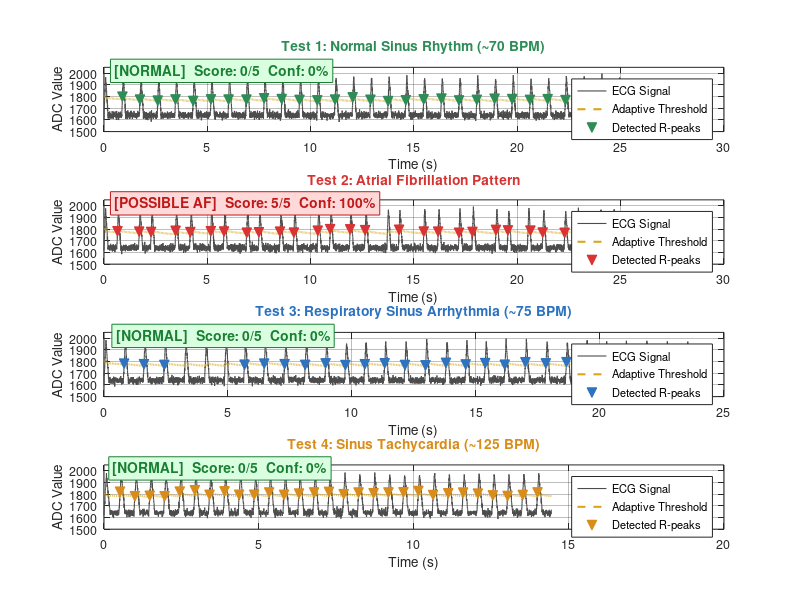

The MATLAB source for this figure: (Note: this script raises an error after producing the figure.)
%% ========================================================
%  AF Detection System v5.0 - MATLAB Simulation
%  Finger-Based ECG Atrial Fibrillation Screening Device
%
%  Simulates the complete signal processing pipeline:
%    1. ECG waveform generation (4 clinical test cases)
%    2. Adaptive threshold R-peak detection
%    3. RR interval extraction
%    4. HRV feature calculation (CV, RMSSD, pNN50)
%    5. Rule-based AF classification
%
%  Clinically-informed parameters:
%    Window : 30 beats  [Taoum et al., Physiol. Meas. 2019]
%    CV     : > 0.15    [Bus et al., J. Clin. Med. 2022]
%    RMSSD  : > 40 ms   [medRxiv oHCM cohort, n=1112, 2023]
%    pNN50  : > 43%     [medRxiv oHCM cohort, n=1112, 2023]
%
%  Author  : Capstone Project - AF Detection System
%  Date    : February 2026
% =========================================================

clc; clear; close all;

%% ── GLOBAL PARAMETERS ────────────────────────────────────

Fs          = 250;          % Sampling frequency (Hz) - ESP32 ADC rate
WINDOW_SIZE = 30;           % Beats per analysis window
MIN_RR      = 300;          % ms - minimum valid RR (200 BPM)
MAX_RR      = 2000;         % ms - maximum valid RR (30 BPM)

% Classification thresholds (evidence-based)
CV_THRESH    = 0.15;        % Bus et al. 2022
RMSSD_THRESH = 40.0;        % medRxiv oHCM 2023
PNN50_THRESH = 43.0;        % medRxiv oHCM 2023

% Adaptive threshold parameters
THRESHOLD_RATIO = 0.5;      % midpoint between baseline and peak
BASELINE_ALPHA  = 0.005;    % slow EMA for baseline tracking
PEAK_ALPHA      = 0.05;     % faster EMA for peak tracking
MIN_AMPLITUDE   = 100;      % minimum ADC swing to enable detection

% Signal characteristics (from observed ESP32 ADC output)
ADC_BASELINE = 1640;        % resting signal level
ADC_PEAK     = 1960;        % R-wave peak level
RISE_MS      = 80;          % QRS upstroke duration
FALL_MS      = 120;         % QRS downstroke duration

%% ── DEFINE 4 TEST CASES ──────────────────────────────────

% Each test case defines a sequence of RR intervals in ms
% representing a specific cardiac rhythm pattern.

testCases(1).name        = 'Normal Sinus Rhythm (~70 BPM)';
testCases(1).shortname   = 'Normal Sinus';
testCases(1).expected    = 'NORMAL';
testCases(1).color       = [0.18 0.55 0.34];   % green
testCases(1).description = 'Regular intervals 854-861ms, healthy resting adult';
testCases(1).reference   = 'Task Force ESC/NASPE (1996)';
testCases(1).rrPattern   = [857 855 860 856 858 857 854 861 857 858 ...
                             856 859 857 855 860 857 856 858 857 859 ...
                             855 861 857 858 856 857 860 855 858 857];

testCases(2).name        = 'Atrial Fibrillation Pattern';
testCases(2).shortname   = 'AF Pattern';
testCases(2).expected    = 'POSSIBLE AF';
testCases(2).color       = [0.85 0.20 0.20];   % red
testCases(2).description = 'Chaotic intervals 560-1200ms, AV node irregularity';
testCases(2).reference   = 'MIT-BIH AF Database (PhysioNet)';
testCases(2).rrPattern   = [620 1050 580 1180 710 990 640 1100 590 1020 ...
                             670 1150 600 960 730 1080 560 1200 690 1010 ...
                             650 1130 580 970 720 1060 610 1090 640 1020];

testCases(3).name        = 'Respiratory Sinus Arrhythmia (~75 BPM)';
testCases(3).shortname   = 'Sinus Arrhythmia';
testCases(3).expected    = 'NORMAL';
testCases(3).color       = [0.18 0.45 0.75];   % blue
testCases(3).description = 'Mild rhythmic variation 780-830ms from breathing';
testCases(3).reference   = 'Task Force ESC/NASPE (1996)';
testCases(3).rrPattern   = [780 800 820 830 820 800 780 800 820 830 ...
                             820 800 780 800 820 830 820 800 780 800 ...
                             820 830 820 800 780 800 820 830 820 800];

testCases(4).name        = 'Sinus Tachycardia (~125 BPM)';
testCases(4).shortname   = 'Sinus Tachycardia';
testCases(4).expected    = 'NORMAL';
testCases(4).color       = [0.85 0.55 0.10];   % orange
testCases(4).description = 'Fast but regular intervals 478-483ms (exercise/stress)';
testCases(4).reference   = 'Bus et al., J. Clin. Med. 2022';
testCases(4).rrPattern   = [480 482 479 481 480 483 478 481 480 482 ...
                             479 481 480 482 478 481 480 483 479 481 ...
                             480 482 479 481 480 482 478 481 480 482];

nTests = length(testCases);

%% ── HELPER FUNCTIONS ─────────────────────────────────────

% Generate simulated ADC signal from RR interval sequence
function [signal, timeVec, peakTimes] = generateECGSignal(rrPattern, ...
    Fs, baseline, peakVal, riseMs, fallMs)

    signal    = [];
    timeVec   = [];
    peakTimes = [];
    tCurrent  = 0;

    riseN = round(riseMs / 1000 * Fs);
    fallN = round(fallMs / 1000 * Fs);

    for b = 1:length(rrPattern)
        beatN = round(rrPattern(b) / 1000 * Fs);
        flatN = max(1, beatN - riseN - fallN);

        % Rise phase
        riseVec = linspace(baseline, peakVal, riseN);
        % Fall phase
        fallVec = linspace(peakVal, baseline, fallN);
        % Flat phase
        flatVec = baseline * ones(1, flatN);

        beat = [riseVec, fallVec, flatVec];

        % Record time of peak (at end of rise phase)
        peakTimes(end+1) = tCurrent + riseMs/1000;

        tBeat = tCurrent + (0:length(beat)-1) / Fs;
        signal  = [signal,  beat];
        timeVec = [timeVec, tBeat];
        tCurrent = tCurrent + length(beat)/Fs;
    end
end

% Adaptive threshold detection on signal
function [rrIntervals, peakIdxs, threshVec] = ...
    adaptiveDetect(signal, Fs, baseline, peakVal, ...
                   threshRatio, baseAlpha, peakAlpha, ...
                   minAmp, minRR, maxRR)

    adaptBaseline  = baseline;
    adaptPeak      = peakVal;
    adaptThreshold = baseline + threshRatio * (peakVal - baseline);

    lastPeakIdx = -1;
    lastVal     = signal(1);
    peakDet     = false;

    rrIntervals = [];
    peakIdxs    = [];
    threshVec   = zeros(1, length(signal));

    for i = 1:length(signal)
        v = signal(i);

        % Update baseline EMA
        adaptBaseline = adaptBaseline + baseAlpha * (v - adaptBaseline);

        % Update peak EMA only when above threshold
        if v > adaptThreshold
            adaptPeak = adaptPeak + peakAlpha * (v - adaptPeak);
        end

        % Recompute threshold
        amplitude      = adaptPeak - adaptBaseline;
        adaptThreshold = adaptBaseline + threshRatio * amplitude;
        threshVec(i)   = adaptThreshold;

        % Amplitude guard
        if amplitude < minAmp
            peakDet = false;
            lastVal = v;
            continue;
        end

        % Rising edge detection
        if lastVal < adaptThreshold && v >= adaptThreshold && ~peakDet
            if lastPeakIdx > 0
                rrMs = (i - lastPeakIdx) / Fs * 1000;
                if rrMs >= minRR && rrMs <= maxRR
                    rrIntervals(end+1) = rrMs;
                    peakIdxs(end+1)    = i;
                end
            end
            lastPeakIdx = i;
            peakDet     = true;
        end

        % Refractory reset
        if v < adaptThreshold - 0.2 * amplitude
            peakDet = false;
        end

        lastVal = v;
    end
end

% Calculate HRV features from RR intervals
function features = calculateFeatures(rr)
    mean_rr = mean(rr);
    std_rr  = std(rr, 1);         % population std (matches ESP32 code)
    cv      = std_rr / mean_rr;
    mean_hr = 60000 / mean_rr;

    diffs   = diff(rr);
    rmssd   = sqrt(mean(diffs.^2));
    pnn50   = sum(abs(diffs) > 50) / length(diffs) * 100;

    features.mean_rr = mean_rr;
    features.std_rr  = std_rr;
    features.cv      = cv;
    features.mean_hr = mean_hr;
    features.rmssd   = rmssd;
    features.pnn50   = pnn50;
end

% Classify AF from features
function [result, score, confidence] = classifyAF(features, ...
    cvThr, rmssdThr, pnn50Thr)

    score = 0;
    if features.cv    > cvThr    ; score = score + 2; end
    if features.rmssd > rmssdThr ; score = score + 2; end
    if features.pnn50 > pnn50Thr ; score = score + 1; end

    confidence = score / 5 * 100;
    result     = score >= 3;
end

%% ── RUN ALL 4 TEST CASES ─────────────────────────────────

results = struct();

for t = 1:nTests
    tc = testCases(t);

    % Generate ADC signal
    [sig, tvec, ~] = generateECGSignal(tc.rrPattern, Fs, ...
        ADC_BASELINE, ADC_PEAK, RISE_MS, FALL_MS);

    % Add mild Gaussian noise (realistic ADC noise ~±15 ADC units)
    rng(t);  % fixed seed per test for reproducibility
    noise = 15 * randn(size(sig));
    sig   = sig + noise;

    % Run adaptive threshold detection
    [rrDet, pkIdx, threshVec] = adaptiveDetect(sig, Fs, ...
        ADC_BASELINE, ADC_PEAK, THRESHOLD_RATIO, ...
        BASELINE_ALPHA, PEAK_ALPHA, MIN_AMPLITUDE, MIN_RR, MAX_RR);

    % Use detected RR intervals (up to WINDOW_SIZE)
    if length(rrDet) >= WINDOW_SIZE
        rrUsed = rrDet(1:WINDOW_SIZE);
    else
        rrUsed = rrDet;
    end

    % Calculate features
    if length(rrUsed) >= 5
        feat = calculateFeatures(rrUsed);
    else
        feat = struct('mean_rr',0,'std_rr',0,'cv',0,...
                      'mean_hr',0,'rmssd',0,'pnn50',0);
    end

    % Classify
    [afResult, afScore, afConf] = classifyAF(feat, ...
        CV_THRESH, RMSSD_THRESH, PNN50_THRESH);

    % Store
    results(t).tc        = tc;
    results(t).sig       = sig;
    results(t).tvec      = tvec;
    results(t).threshVec = threshVec;
    results(t).pkIdx     = pkIdx;
    results(t).rrDet     = rrDet;
    results(t).rrUsed    = rrUsed;
    results(t).feat      = feat;
    results(t).afResult  = afResult;
    results(t).afScore   = afScore;
    results(t).afConf    = afConf;
    results(t).pass      = (afResult == strcmp(tc.expected, 'POSSIBLE AF'));
end

%% ── FIGURE 1: ECG WAVEFORMS WITH ADAPTIVE THRESHOLD ─────
% Shows the raw simulated signal, the moving adaptive threshold,
% and the detected R-peaks for each test case

figure('Name','Figure 1 - ECG Waveforms & Adaptive Threshold',...
       'Position',[50 50 1400 900],'Color','white');

for t = 1:nTests
    r  = results(t);
    tc = r.tc;

    subplot(4, 1, t);
    hold on;

    % Plot ECG signal
    plot(r.tvec, r.sig, 'Color', [0.3 0.3 0.3], ...
         'LineWidth', 0.8, 'DisplayName', 'ECG Signal');

    % Plot adaptive threshold
    plot(r.tvec, r.threshVec, '--', 'Color', [0.85 0.65 0.10], ...
         'LineWidth', 1.5, 'DisplayName', 'Adaptive Threshold');

    % Plot detected R-peaks
    if ~isempty(r.pkIdx)
        plot(r.tvec(r.pkIdx), r.sig(r.pkIdx), 'v', ...
             'Color', tc.color, 'MarkerFaceColor', tc.color, ...
             'MarkerSize', 7, 'DisplayName', 'Detected R-peaks');
    end

    % Result annotation box
    if r.afResult
        resultStr = 'POSSIBLE AF';
        boxColor  = [1.0 0.85 0.85];
        txtColor  = [0.75 0.10 0.10];
    else
        resultStr = 'NORMAL';
        boxColor  = [0.85 1.0 0.88];
        txtColor  = [0.10 0.50 0.20];
    end

    xlims = xlim;
    ylims = [1500, 2050];
    ylim(ylims);

    text(r.tvec(end)*0.02, 2020, ...
         sprintf('[%s]  Score: %d/5  Conf: %d%%', ...
                 resultStr, r.afScore, round(r.afConf)), ...
         'FontSize', 10, 'FontWeight', 'bold', 'Color', txtColor, ...
         'BackgroundColor', boxColor, 'EdgeColor', txtColor);

    title(sprintf('Test %d: %s', t, tc.name), ...
          'FontSize', 11, 'FontWeight', 'bold', 'Color', tc.color);
    xlabel('Time (s)', 'FontSize', 9);
    ylabel('ADC Value', 'FontSize', 9);
    legend('Location', 'northeast', 'FontSize', 8);
    grid on; box on;
    set(gca, 'FontSize', 9, 'GridAlpha', 0.3);
    hold off;
end

sgtitle({'Figure 1: Simulated ECG Signals with Adaptive Threshold Detection', ...
         'ESP32 ADC scale (0-4095) | Fs = 250 Hz | Baseline \approx1640 | Peak \approx1960'}, ...
        'FontSize', 13, 'FontWeight', 'bold');

%% ── FIGURE 2: RR INTERVAL TACHOGRAMS ─────────────────────
% Tachogram = plot of RR interval vs beat number
% This is how cardiologists visually inspect HRV
% Normal rhythm = flat line; AF = chaotic scatter

figure('Name','Figure 2 - RR Interval Tachograms',...
       'Position',[50 50 1400 900],'Color','white');

for t = 1:nTests
    r  = results(t);
    tc = r.tc;

    subplot(2, 2, t);
    hold on;

    beatNums = 1:length(r.rrUsed);

    % Stem plot for tachogram
    stem(beatNums, r.rrUsed, 'Color', tc.color, ...
         'MarkerFaceColor', tc.color, 'MarkerSize', 4, ...
         'LineWidth', 1.2);

    % Mean RR line
    yline(r.feat.mean_rr, '--k', sprintf('Mean: %.0f ms', r.feat.mean_rr), ...
          'LineWidth', 1.5, 'FontSize', 9, 'LabelHorizontalAlignment', 'left');

    % Result box
    if r.afResult
        annotStr = sprintf('POSSIBLE AF\nScore: %d/5', r.afScore);
        bgc = [1.0 0.88 0.88];
    else
        annotStr = sprintf('NORMAL\nScore: %d/5', r.afScore);
        bgc = [0.88 1.0 0.90];
    end

    text(length(r.rrUsed)*0.65, max(r.rrUsed)*0.95, annotStr, ...
         'FontSize', 10, 'FontWeight', 'bold', ...
         'BackgroundColor', bgc, 'EdgeColor', tc.color, ...
         'HorizontalAlignment', 'center');

    title(sprintf('Test %d: %s', t, tc.shortname), ...
          'FontSize', 11, 'FontWeight', 'bold', 'Color', tc.color);
    xlabel('Beat Number', 'FontSize', 9);
    ylabel('RR Interval (ms)', 'FontSize', 9);
    xlim([0, length(r.rrUsed)+1]);
    grid on; box on;
    set(gca, 'FontSize', 9, 'GridAlpha', 0.3);
    hold off;
end

sgtitle({'Figure 2: RR Interval Tachograms (Beat-to-Beat Variability)', ...
         '30-beat analysis windows | Flat = regular | Scattered = irregular'}, ...
        'FontSize', 13, 'FontWeight', 'bold');

%% ── FIGURE 3: HRV FEATURE COMPARISON ────────────────────
% Bar charts comparing CV, RMSSD, and pNN50 across all 4
% test cases with threshold lines clearly visible

figure('Name','Figure 3 - HRV Feature Comparison',...
       'Position',[50 50 1400 600],'Color','white');

% Extract feature values
cvVals    = arrayfun(@(r) r.feat.cv,    results);
rmssdVals = arrayfun(@(r) r.feat.rmssd, results);
pnn50Vals = arrayfun(@(r) r.feat.pnn50, results);
names     = {testCases.shortname};
colors    = cat(1, testCases.color);

% ── CV plot ──
subplot(1, 3, 1);
b1 = bar(cvVals, 'FaceColor', 'flat');
for i = 1:nTests; b1.CData(i,:) = colors(i,:); end
yline(CV_THRESH, '--r', sprintf('Threshold = %.2f', CV_THRESH), ...
      'LineWidth', 2, 'FontSize', 10, 'FontWeight', 'bold');
set(gca, 'XTickLabel', names, 'XTickLabelRotation', 15, 'FontSize', 9);
ylabel('CV (dimensionless)', 'FontSize', 10);
title('Coefficient of Variation (CV)', 'FontSize', 11, 'FontWeight', 'bold');
grid on; box on;
% Value labels
for i = 1:nTests
    text(i, cvVals(i) + 0.005, sprintf('%.4f', cvVals(i)), ...
         'HorizontalAlignment','center','FontSize',9,'FontWeight','bold');
end

% ── RMSSD plot ──
subplot(1, 3, 2);
b2 = bar(rmssdVals, 'FaceColor', 'flat');
for i = 1:nTests; b2.CData(i,:) = colors(i,:); end
yline(RMSSD_THRESH, '--r', sprintf('Threshold = %.0f ms', RMSSD_THRESH), ...
      'LineWidth', 2, 'FontSize', 10, 'FontWeight', 'bold');
set(gca, 'XTickLabel', names, 'XTickLabelRotation', 15, 'FontSize', 9);
ylabel('RMSSD (ms)', 'FontSize', 10);
title('Root Mean Square of Successive Differences', 'FontSize', 11, 'FontWeight', 'bold');
grid on; box on;
for i = 1:nTests
    text(i, rmssdVals(i) + 1, sprintf('%.1f', rmssdVals(i)), ...
         'HorizontalAlignment','center','FontSize',9,'FontWeight','bold');
end

% ── pNN50 plot ──
subplot(1, 3, 3);
b3 = bar(pnn50Vals, 'FaceColor', 'flat');
for i = 1:nTests; b3.CData(i,:) = colors(i,:); end
yline(PNN50_THRESH, '--r', sprintf('Threshold = %.0f%%', PNN50_THRESH), ...
      'LineWidth', 2, 'FontSize', 10, 'FontWeight', 'bold');
set(gca, 'XTickLabel', names, 'XTickLabelRotation', 15, 'FontSize', 9);
ylabel('pNN50 (%)', 'FontSize', 10);
title('Percentage of Successive Differences > 50ms', 'FontSize', 11, 'FontWeight', 'bold');
grid on; box on;
for i = 1:nTests
    text(i, pnn50Vals(i) + 0.5, sprintf('%.1f%%', pnn50Vals(i)), ...
         'HorizontalAlignment','center','FontSize',9,'FontWeight','bold');
end

sgtitle({'Figure 3: HRV Feature Values vs Clinical Thresholds', ...
         'Red dashed line = classification threshold | Bars above threshold contribute to AF score'}, ...
        'FontSize', 13, 'FontWeight', 'bold');

%% ── FIGURE 4: CLASSIFIER DECISION DASHBOARD ─────────────
% Full summary panel showing scoring breakdown and result
% for each test case — matches what is shown on ESP32 serial

figure('Name','Figure 4 - AF Classifier Decision Dashboard',...
       'Position',[50 50 1400 750],'Color','white');

for t = 1:nTests
    r  = results(t);
    tc = r.tc;
    f  = r.feat;

    subplot(2, 2, t);
    hold on; axis off;

    % Background colour by result
    if r.afResult
        bgRect = [1.0 0.92 0.92];
        resultLabel = 'POSSIBLE AF DETECTED';
        resultColor = [0.75 0.10 0.10];
    else
        bgRect = [0.92 1.0 0.94];
        resultLabel = 'NORMAL SINUS RHYTHM';
        resultColor = [0.10 0.50 0.20];
    end

    % Draw background
    rectangle('Position',[0 0 10 10], 'FaceColor', bgRect, ...
              'EdgeColor', tc.color, 'LineWidth', 2);

    % Title
    text(5, 9.3, sprintf('TEST %d: %s', t, upper(tc.shortname)), ...
         'HorizontalAlignment','center','FontSize',11,...
         'FontWeight','bold','Color',tc.color);

    % Feature rows with flag indicators
    rowY   = [7.8, 6.8, 5.8];
    labels = {'CV', 'RMSSD', 'pNN50'};
    vals   = [f.cv, f.rmssd, f.pnn50];
    thrs   = [CV_THRESH, RMSSD_THRESH, PNN50_THRESH];
    units  = {'', ' ms', '%'};
    pts    = [2, 2, 1];

    for i = 1:3
        flagged = vals(i) > thrs(i);
        if flagged
            rowColor = [0.75 0.10 0.10];
            flagStr  = sprintf('+%d pts  [FLAG]', pts(i));
        else
            rowColor = [0.10 0.10 0.10];
            flagStr  = '0 pts   [OK]';
        end
        text(1, rowY(i), sprintf('%s:', labels{i}), ...
             'FontSize', 10, 'Color', [0.3 0.3 0.3]);
        text(3.5, rowY(i), sprintf('%.4g%s', vals(i), units{i}), ...
             'FontSize', 10, 'FontWeight', 'bold', 'Color', rowColor);
        text(6.5, rowY(i), sprintf('> %.4g%s ?', thrs(i), units{i}), ...
             'FontSize', 9, 'Color', [0.4 0.4 0.4]);
        text(8.2, rowY(i), flagStr, ...
             'FontSize', 9, 'FontWeight', 'bold', 'Color', rowColor);
    end

    % Divider line
    plot([0.5 9.5], [5.2 5.2], '-', 'Color', [0.7 0.7 0.7], 'LineWidth', 1);

    % Score bar
    scoreBarW = (r.afScore / 5) * 7;
    rectangle('Position',[1.5 4.2 7 0.6], 'FaceColor',[0.88 0.88 0.88], ...
              'EdgeColor',[0.6 0.6 0.6]);
    if r.afScore > 0
        rectangle('Position',[1.5 4.2 scoreBarW 0.6], ...
                  'FaceColor', resultColor, 'EdgeColor', resultColor);
    end
    text(5, 3.7, sprintf('Score: %d / 5  (%d%% confidence)', ...
         r.afScore, round(r.afConf)), ...
         'HorizontalAlignment','center','FontSize',10,'Color',[0.3 0.3 0.3]);

    % Result
    text(5, 2.7, resultLabel, 'HorizontalAlignment','center', ...
         'FontSize', 13, 'FontWeight', 'bold', 'Color', resultColor);

    % Pass/fail
    passStr = 'PASS ✓';
    if ~r.pass; passStr = 'FAIL ✗'; end
    text(5, 1.8, sprintf('Expected: %s  |  %s', tc.expected, passStr), ...
         'HorizontalAlignment','center','FontSize',9,'Color',[0.3 0.3 0.3]);

    % Reference
    text(5, 0.8, sprintf('Ref: %s', tc.reference), ...
         'HorizontalAlignment','center','FontSize',8,'Color',[0.5 0.5 0.5],...
         'FontAngle','italic');

    xlim([0 10]); ylim([0 10]);
    hold off;
end

sgtitle({'Figure 4: AF Classifier Decision Dashboard', ...
         'Rule-based scoring | CV(x2) + RMSSD(x2) + pNN50(x1) | Threshold: Score ≥ 3/5'}, ...
        'FontSize', 13, 'FontWeight', 'bold');

%% ── FIGURE 5: ADAPTIVE THRESHOLD TRACKING ───────────────
% Zoomed view of Test 1 (normal) vs Test 2 (AF)
% showing how the threshold moves with the signal
% This is the key figure showing WHY adaptive > fixed

figure('Name','Figure 5 - Adaptive vs Fixed Threshold Comparison',...
       'Position',[50 50 1400 700],'Color','white');

FIXED_THRESHOLD = 2000; % old production value

for t = [1, 2]
    r  = results(t);
    tc = r.tc;

    % Show only first 10 seconds
    showSecs  = 10;
    showIdx   = r.tvec <= showSecs;
    tShow     = r.tvec(showIdx);
    sShow     = r.sig(showIdx);
    thrShow   = r.threshVec(showIdx);

    % Fixed threshold would miss peaks if signal below 2000
    fixedHits = sum(r.sig(r.pkIdx) >= FIXED_THRESHOLD & ...
                    r.tvec(r.pkIdx) <= showSecs);
    adaptHits = sum(r.tvec(r.pkIdx) <= showSecs);

    subplot(2, 1, t - 0);
    hold on;

    % Signal
    plot(tShow, sShow, 'Color',[0.3 0.3 0.3], 'LineWidth', 0.8, ...
         'DisplayName','ECG Signal');

    % Fixed threshold
    yline(FIXED_THRESHOLD, ':', 'Color',[0.7 0.2 0.2], 'LineWidth', 2, ...
          'DisplayName', sprintf('Fixed Threshold = %d (old v3.0)', FIXED_THRESHOLD));

    % Adaptive threshold
    plot(tShow, thrShow, '--', 'Color',[0.85 0.65 0.10], 'LineWidth', 2, ...
         'DisplayName', 'Adaptive Threshold (v5.0)');

    % Detected peaks
    pkInRange = r.pkIdx(r.tvec(r.pkIdx) <= showSecs);
    if ~isempty(pkInRange)
        plot(r.tvec(pkInRange), r.sig(pkInRange), 'v', ...
             'Color', tc.color, 'MarkerFaceColor', tc.color, ...
             'MarkerSize', 8, 'DisplayName', 'Detected R-peaks');
    end

    ylim([1500, 2100]);
    title(sprintf('Test %d: %s | Adaptive peaks detected: %d | Fixed would detect: %d', ...
                  t, tc.name, adaptHits, fixedHits), ...
          'FontSize', 11, 'FontWeight', 'bold', 'Color', tc.color);
    xlabel('Time (s)', 'FontSize', 10);
    ylabel('ADC Value', 'FontSize', 10);
    legend('Location','northeast','FontSize', 9);
    grid on; box on;
    set(gca,'FontSize', 9,'GridAlpha', 0.3);
    hold off;
end

sgtitle({'Figure 5: Adaptive Threshold vs Fixed Threshold Comparison', ...
         'Observed signal peaks ~1960 — fixed threshold of 2000 would detect ZERO beats'}, ...
        'FontSize', 13, 'FontWeight', 'bold');

%% ── PRINT RESULTS SUMMARY TO CONSOLE ────────────────────

fprintf('\n============================================================\n');
fprintf('  AF DETECTION SYSTEM v5.0 - MATLAB SIMULATION RESULTS\n');
fprintf('  Window: %d beats | CV>%.2f | RMSSD>%.0fms | pNN50>%.0f%%\n', ...
        WINDOW_SIZE, CV_THRESH, RMSSD_THRESH, PNN50_THRESH);
fprintf('============================================================\n\n');

allPass = true;

for t = 1:nTests
    r  = results(t);
    tc = r.tc;
    f  = r.feat;

    fprintf('TEST %d: %s\n', t, tc.name);
    fprintf('  Description : %s\n', tc.description);
    fprintf('  Reference   : %s\n', tc.reference);
    fprintf('  Beats used  : %d\n', length(r.rrUsed));
    fprintf('  Mean RR     : %.1f ms\n', f.mean_rr);
    fprintf('  Mean HR     : %.1f BPM\n', f.mean_hr);
    fprintf('  Std RR      : %.2f ms\n', f.std_rr);
    fprintf('  CV          : %.4f  %s\n', f.cv, ...
            ternary(f.cv > CV_THRESH, '> 0.15 [FLAG +2]', '< 0.15 [OK]'));
    fprintf('  RMSSD       : %.2f ms  %s\n', f.rmssd, ...
            ternary(f.rmssd > RMSSD_THRESH, '> 40ms [FLAG +2]', '< 40ms [OK]'));
    fprintf('  pNN50       : %.1f%%  %s\n', f.pnn50, ...
            ternary(f.pnn50 > PNN50_THRESH, '> 43%% [FLAG +1]', '< 43%% [OK]'));
    fprintf('  AF Score    : %d / 5  (%d%% confidence)\n', ...
            r.afScore, round(r.afConf));

    if r.afResult
        fprintf('  RESULT      : ** POSSIBLE AF DETECTED **\n');
    else
        fprintf('  RESULT      : Normal Sinus Rhythm\n');
    end

    fprintf('  Expected    : %s\n', tc.expected);
    if r.pass
        fprintf('  Outcome     : PASS\n');
    else
        fprintf('  Outcome     : FAIL  <-- review thresholds\n');
        allPass = false;
    end
    fprintf('\n');
end

fprintf('============================================================\n');
if allPass
    fprintf('  ALL TESTS PASSED\n');
    fprintf('  Classifier correctly distinguishes all 4 rhythm types.\n');
else
    fprintf('  ONE OR MORE TESTS FAILED - review threshold values.\n');
end
fprintf('============================================================\n\n');

%% ── HELPER: ternary operator ─────────────────────────────
function out = ternary(cond, a, b)
    if cond; out = a; else; out = b; end
end
